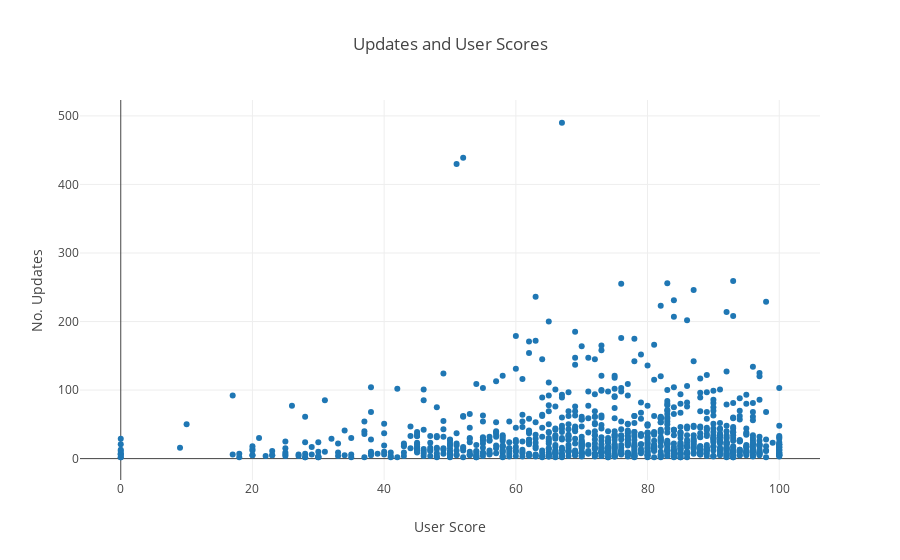

The code cell stored with this chart in its notebook:
### Code cell
user_score_update_count = json.load(open('./dumps/user-score-update-count.json'))

x = []
y = []

for item in user_score_update_count:
    x.append(item['user_score'])
    y.append(item['update_count'])
    
layout = go.Layout(
    title='Updates and User Scores',
    hovermode='closest',
    xaxis=dict(
        title="User Score"
    ),
    yaxis=dict(
        title="No. Updates"
    ),
    showlegend=False
)    

data = [go.Scatter(
    x=x,
    y=y,
    mode = 'markers'
)]

fig = go.Figure(data=data, layout=layout)
    
iplot(fig)

### Figure 1 — Plotly figure (JSON) as saved in the notebook; plotly's stock layout.template omitted (floating-point values rounded to 4 significant figures; data arrays with more than 128 entries replaced by an {"elided": "..."} marker saying what was removed)
{"data": [{"mode": "markers", "type": "scatter", "x": {"elided": "977 int values"}, "y": {"elided": "977 int values"}}], "layout": {"hovermode": "closest", "showlegend": false, "title": "Updates and User Scores", "xaxis": {"title": "User Score"}, "yaxis": {"title": "No. Updates"}}}
